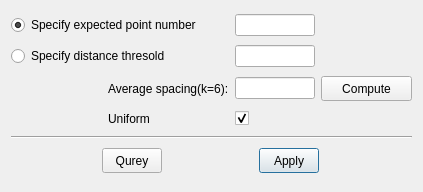
<?xml version="1.0" encoding="UTF-8"?>
<ui version="4.0">
 <class>DialogPointCloudSimplification</class>
 <widget class="QDialog" name="DialogPointCloudSimplification">
  <property name="geometry">
   <rect>
    <x>0</x>
    <y>0</y>
    <width>423</width>
    <height>192</height>
   </rect>
  </property>
  <property name="windowTitle">
   <string>Sampling Resolution</string>
  </property>
  <layout class="QGridLayout" name="gridLayout">
   <item row="3" column="2">
    <widget class="QCheckBox" name="checkBoxUniform">
     <property name="text">
      <string/>
     </property>
     <property name="checked">
      <bool>true</bool>
     </property>
    </widget>
   </item>
   <item row="1" column="0" colspan="2">
    <widget class="QRadioButton" name="radioButtonDistanceThreshold">
     <property name="text">
      <string>Specify distance thresold</string>
     </property>
    </widget>
   </item>
   <item row="5" column="0" colspan="4">
    <widget class="Line" name="line">
     <property name="orientation">
      <enum>Qt::Horizontal</enum>
     </property>
    </widget>
   </item>
   <item row="3" column="0">
    <spacer name="horizontalSpacer_2">
     <property name="orientation">
      <enum>Qt::Horizontal</enum>
     </property>
     <property name="sizeType">
      <enum>QSizePolicy::Fixed</enum>
     </property>
     <property name="sizeHint" stdset="0">
      <size>
       <width>55</width>
       <height>17</height>
      </size>
     </property>
    </spacer>
   </item>
   <item row="0" column="0" colspan="2">
    <widget class="QRadioButton" name="radioButtonExpectedPointNumber">
     <property name="text">
      <string>Specify expected point number</string>
     </property>
     <property name="checked">
      <bool>true</bool>
     </property>
    </widget>
   </item>
   <item row="6" column="0" colspan="4">
    <layout class="QHBoxLayout">
     <item>
      <widget class="QPushButton" name="qureyButton">
       <property name="minimumSize">
        <size>
         <width>60</width>
         <height>25</height>
        </size>
       </property>
       <property name="maximumSize">
        <size>
         <width>60</width>
         <height>25</height>
        </size>
       </property>
       <property name="toolTip">
        <string>Query the points that can be deleted</string>
       </property>
       <property name="text">
        <string>Qurey</string>
       </property>
      </widget>
     </item>
     <item>
      <widget class="QPushButton" name="applyButton">
       <property name="minimumSize">
        <size>
         <width>60</width>
         <height>25</height>
        </size>
       </property>
       <property name="maximumSize">
        <size>
         <width>60</width>
         <height>25</height>
        </size>
       </property>
       <property name="toolTip">
        <string>Delete the queried points</string>
       </property>
       <property name="text">
        <string>Apply</string>
       </property>
       <property name="default">
        <bool>true</bool>
       </property>
      </widget>
     </item>
    </layout>
   </item>
   <item row="0" column="2">
    <widget class="QLineEdit" name="lineEditExpectedPointNumber">
     <property name="maximumSize">
      <size>
       <width>80</width>
       <height>16777215</height>
      </size>
     </property>
     <property name="alignment">
      <set>Qt::AlignCenter</set>
     </property>
     <property name="readOnly">
      <bool>false</bool>
     </property>
    </widget>
   </item>
   <item row="3" column="1">
    <widget class="QLabel" name="label_3">
     <property name="text">
      <string>Uniform</string>
     </property>
    </widget>
   </item>
   <item row="1" column="2">
    <widget class="QLineEdit" name="lineEditDistanceThreshold">
     <property name="maximumSize">
      <size>
       <width>80</width>
       <height>16777215</height>
      </size>
     </property>
     <property name="alignment">
      <set>Qt::AlignCenter</set>
     </property>
    </widget>
   </item>
   <item row="2" column="0">
    <spacer name="horizontalSpacer">
     <property name="orientation">
      <enum>Qt::Horizontal</enum>
     </property>
     <property name="sizeType">
      <enum>QSizePolicy::Fixed</enum>
     </property>
     <property name="sizeHint" stdset="0">
      <size>
       <width>58</width>
       <height>20</height>
      </size>
     </property>
    </spacer>
   </item>
   <item row="2" column="1">
    <widget class="QLabel" name="label_2">
     <property name="text">
      <string>Average spacing(k=6):</string>
     </property>
    </widget>
   </item>
   <item row="2" column="2">
    <widget class="QLineEdit" name="lineEditAverageSpacing">
     <property name="maximumSize">
      <size>
       <width>80</width>
       <height>16777215</height>
      </size>
     </property>
     <property name="alignment">
      <set>Qt::AlignCenter</set>
     </property>
     <property name="readOnly">
      <bool>true</bool>
     </property>
    </widget>
   </item>
   <item row="2" column="3">
    <widget class="QPushButton" name="buttonComputeAvgSpacing">
     <property name="minimumSize">
      <size>
       <width>60</width>
       <height>25</height>
      </size>
     </property>
     <property name="text">
      <string>Compute</string>
     </property>
    </widget>
   </item>
  </layout>
 </widget>
 <layoutdefault spacing="6" margin="11"/>
 <tabstops>
  <tabstop>radioButtonExpectedPointNumber</tabstop>
  <tabstop>lineEditExpectedPointNumber</tabstop>
  <tabstop>radioButtonDistanceThreshold</tabstop>
  <tabstop>lineEditDistanceThreshold</tabstop>
  <tabstop>lineEditAverageSpacing</tabstop>
  <tabstop>buttonComputeAvgSpacing</tabstop>
  <tabstop>checkBoxUniform</tabstop>
  <tabstop>qureyButton</tabstop>
  <tabstop>applyButton</tabstop>
 </tabstops>
 <resources/>
 <connections/>
</ui>
